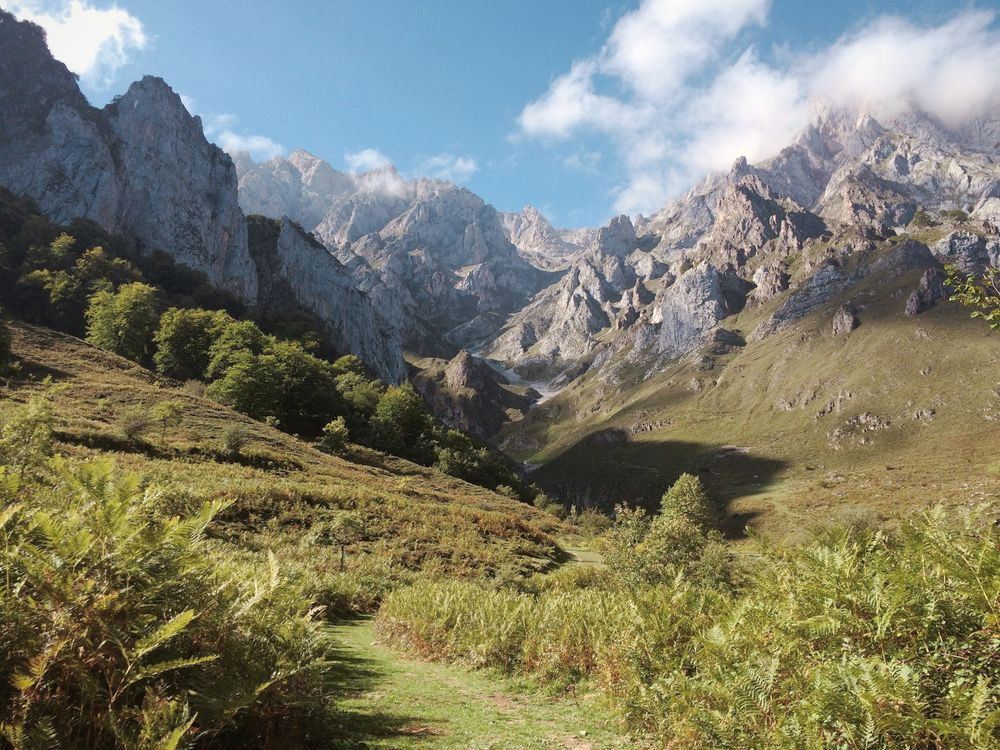
#> input picture pages/showcase/img/films/meadow-01.jpg, 1000 x 750 px
$ python make_card.py ../pages/showcase/img/films/meadow-01.jpg out.png
#> lines starting #> are read from the running program, lines starting #| are printed output that depends on the picture
#!/usr/bin/env python3
"""Convert a transparent PNG image into an OM-3 Cyber Card (CARD1.BIN .. CARD5.BIN).

Format ('OM3P' v1):
  +0  u32 magic = b'OM3P' (0x50334d4f)
  +4  u16 version = 1
  +6  u16 width   (even, 16..512)
  +8  u16 height  (16..512)
  +10 u16 flags   = 0
  +12 u32 reserved = 0
  +16 payload: height rows x width pixels x 4 bytes [Y, Cb, Cr, A] (BT.601 full-range)

Usage:
  python3 tools/make_card.py input.png CARD1.BIN [--max-size 256]
"""
import argparse, struct, sys
from pathlib import Path

try:
    from PIL import Image
except ImportError:
    sys.exit("Pillow is required: pip install pillow")


def rgb_to_ycbcr(r, g, b):
    y  = int(round( 0.299 * r + 0.587 * g + 0.114 * b))
    cb = int(round(-0.168736 * r - 0.331264 * g + 0.5 * b + 128.0))
    cr = int(round( 0.5 * r - 0.418688 * g - 0.081312 * b + 128.0))
    return max(0, min(255, y)), max(0, min(255, cb)), max(0, min(255, cr))


MAX_PIX_BYTES = 98304  # 96 KiB static RAM buffer on camera (up to 24,576 px, e.g. 144x168)


def convert(src: Path, dst: Path, max_size: int = 160, trim_top: bool = True):
#> called with max_size = 160, trim_top = True
    im = Image.open(src).convert("RGBA")
    # Optionally trim fully transparent top/left/right margins while keeping bottom flush!
    if trim_top:
        bbox = im.getbbox()
#> bbox = (0, 0, 1000, 750)
        if bbox:
            l, t, r, b = bbox
#> l = 0; t = 0; r = 1000; b = 750
            im = im.crop((l, t, r, b))
    w, h = im.size
#> w = 1000; h = 750
    if w > max_size or h > max_size:
        scale = min(max_size / w, max_size / h)
#> scale = 0.16
        w = max(16, int(round(w * scale)))
#> w = 160
        h = max(16, int(round(h * scale)))
#> h = 120
    # Ensure width is even and total payload <= MAX_PIX_BYTES (96 KiB)
    w = min(512, max(16, (w + 1) & ~1))
    h = min(512, max(16, h))
    while w * h * 4 > MAX_PIX_BYTES:
        scale = ((MAX_PIX_BYTES / 4.0) / (w * h)) ** 0.5 * 0.98
        w = max(16, int(w * scale) & ~1)
        h = max(16, int(h * scale))
    if im.size != (w, h):
        resample = getattr(Image, "Resampling", Image).LANCZOS
        im = im.resize((w, h), resample)
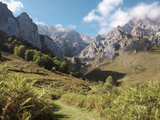
#> im: PIL image 160x120 RGBA; mean R, G, B, A 123.7, 124.7, 107.9, 255

    px = im.tobytes()
    out = bytearray(16 + w * h * 4)
    struct.pack_into("<4sHHHHI", out, 0, b"OM3P", 1, w, h, 0, 0)
    o = 16
    for i in range(0, len(px), 4):
        r, g, b, a = px[i], px[i + 1], px[i + 2], px[i + 3]
        if a == 0:
            out[o:o + 4] = b"\x00\x80\x80\x00"
        else:
            y, cb, cr = rgb_to_ycbcr(r, g, b)
            out[o] = y
            out[o + 1] = cb
            out[o + 2] = cr
            out[o + 3] = a
        o += 4
#> this loop made 19200 passes
#> (i, r, g, b, y, cb, cr, o) on passes 2 to 13: (4, 220, 229, 237, 227, 134, 123, 24), (8, 214, 226, 232, 223, 133, 122, 28), (12, 213, 225, 234, 222, 135, 121, 32), (16, 202, 218, 234, 215, 139, 119, 36), (20, 199, 217, 234, 214, 140, 118, 40), (24, 184, 210, 229, 204, 142, 113, 44), (28, 170, 200, 227, 194, 147, 111, 48), (32, 176, 202, 231, 198, 147, 113, 52), (36, 180, 204, 231, 200, 146, 114, 56), (40, 197, 216, 237, 213, 142, 117, 60), (44, 228, 234, 240, 233, 132, 125, 64), (48, 234, 240, 240, 238, 129, 125, 68)
#> (r, g, b, y, cb, cr, o) on pass 1: (244, 247, 244, 246, 127, 127, 20)
    dst.parent.mkdir(parents=True, exist_ok=True)
    dst.write_bytes(out)
    print(f"Wrote {dst}: {w}x{h} ({len(out)} bytes)")
#| Wrote out.png: 160x120 (76816 bytes)


def main():
    ap = argparse.ArgumentParser(description="Convert transparent PNG to OM-3 Cyber Card (.BIN)")
    ap.add_argument("input", type=Path)
    ap.add_argument("output", type=Path)
    ap.add_argument("--max-size", type=int, default=160, help="Max width/height (default 160; payload auto-capped to 96 KiB)")
    ap.add_argument("--no-trim", action="store_true", help="Do not trim transparent margins")
    args = ap.parse_args()
    convert(args.input, args.output, max_size=args.max_size, trim_top=not args.no_trim)


if __name__ == "__main__":
    main()
